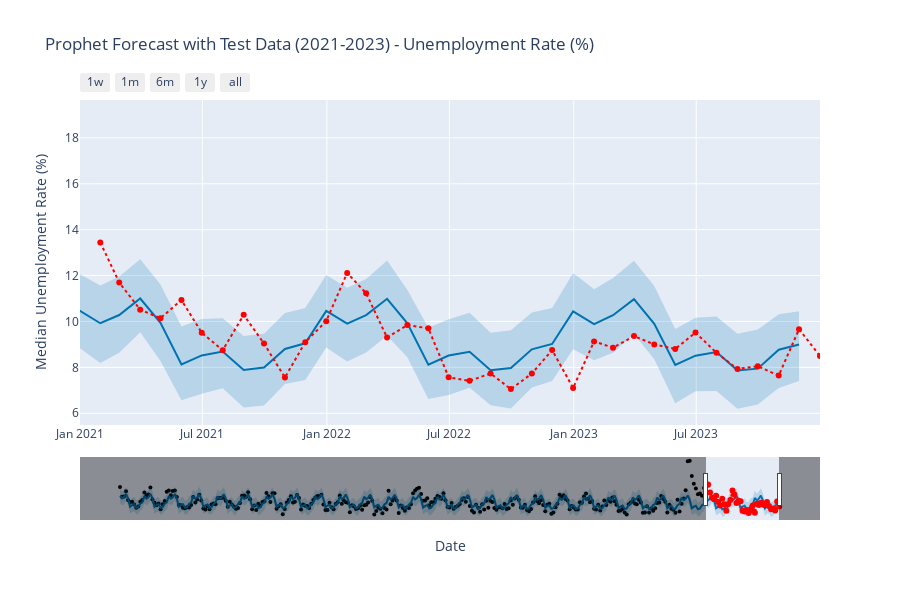

The code cell stored with this chart in its notebook:
### Code cell
# Generate plot
fig = plot_plotly(optimized_model, forecast)

# Add test data 
fig.add_trace(
    go.Scatter(
        x=test_data['ds'],  # x-axis (test data dates)
        y=test_data['y'],  # y-axis (actual values)
        mode='markers+lines',
        name='True Values (Test Data)',
        line=dict(color='red', dash='dot'),  
        marker=dict(color='red')
    )
)

# Adjust x-axis range (2021-2023)
fig.update_layout(
    xaxis=dict(
        range=['2021-01-01', '2023-12-31'],  # Set x-axis range
        title='Date',  # Add x-axis title
    ),
    yaxis=dict(
        title='Median Unemployment Rate (%)',  # Add y-axis title
    ),
    title='Prophet Forecast with Test Data (2021-2023) - Unemployment Rate (%)',  # Add plot title
)

# Show plot
fig.show()

### Figure 1 — Plotly figure (JSON) as saved in the notebook; plotly's stock layout.template omitted (floating-point values rounded to 4 significant figures; data arrays with more than 128 entries replaced by an {"elided": "..."} marker saying what was removed)
{"data": [{"marker": {"color": "black", "size": 4}, "mode": "markers", "name": "Actual", "type": "scatter", "x": {"elided": "288 str values"}, "y": {"elided": "288 float values"}}, {"hoverinfo": "skip", "line": {"width": 0}, "mode": "lines", "type": "scatter", "x": {"elided": "324 str values"}, "y": {"elided": "324 float values"}}, {"fill": "tonexty", "fillcolor": "rgba(0, 114, 178, 0.2)", "line": {"color": "#0072B2", "width": 2}, "mode": "lines", "name": "Predicted", "type": "scatter", "x": {"elided": "324 str values"}, "y": {"elided": "324 float values"}}, {"fill": "tonexty", "fillcolor": "rgba(0, 114, 178, 0.2)", "hoverinfo": "skip", "line": {"width": 0}, "mode": "lines", "type": "scatter", "x": {"elided": "324 str values"}, "y": {"elided": "324 float values"}}, {"line": {"color": "red", "dash": "dot"}, "marker": {"color": "red"}, "mode": "markers+lines", "name": "True Values (Test Data)", "type": "scatter", "x": ["2021-01-31T00:00:00", "2021-02-28T00:00:00", "2021-03-31T00:00:00", "2021-04-30T00:00:00", "2021-05-31T00:00:00", "2021-06-30T00:00:00", "2021-07-31T00:00:00", "2021-08-31T00:00:00", "2021-09-30T00:00:00", "2021-10-31T00:00:00", "2021-11-30T00:00:00", "2021-12-31T00:00:00", "2022-01-31T00:00:00", "2022-02-28T00:00:00", "2022-03-31T00:00:00", "2022-04-30T00:00:00", "2022-05-31T00:00:00", "2022-06-30T00:00:00", "2022-07-31T00:00:00", "2022-08-31T00:00:00", "2022-09-30T00:00:00", "2022-10-31T00:00:00", "2022-11-30T00:00:00", "2022-12-31T00:00:00", "2023-01-31T00:00:00", "2023-02-28T00:00:00", "2023-03-31T00:00:00", "2023-04-30T00:00:00", "2023-05-31T00:00:00", "2023-06-30T00:00:00", "2023-07-31T00:00:00", "2023-08-31T00:00:00", "2023-09-30T00:00:00", "2023-10-31T00:00:00", "2023-11-30T00:00:00", "2023-12-31T00:00:00"], "y": [13.45, 11.7, 10.51, 10.14, 10.93, 9.507, 8.747, 10.29, 9.038, 7.558, 9.1, 10.01, 12.11, 11.23, 9.3, 9.842, 9.702, 7.57, 7.414, 7.733, 7.054, 7.729, 8.753, 7.1, 9.132, 8.858, 9.364, 9, 8.804, 9.517, 8.633, 7.933, 8.049, 7.644, 9.662, 8.497]}], "layout": {"height": 600, "showlegend": false, "title": {"text": "Prophet Forecast with Test Data (2021-2023) - Unemployment Rate (%)"}, "width": 900, "xaxis": {"range": ["2021-01-01", "2023-12-31"], "rangeselector": {"buttons": [{"count": 7, "label": "1w", "step": "day", "stepmode": "backward"}, {"count": 1, "label": "1m", "step": "month", "stepmode": "backward"}, {"count": 6, "label": "6m", "step": "month", "stepmode": "backward"}, {"count": 1, "label": "1y", "step": "year", "stepmode": "backward"}, {"step": "all"}]}, "rangeslider": {"visible": true}, "title": {"text": "Date"}, "type": "date"}, "yaxis": {"title": {"text": "Median Unemployment Rate (%)"}}}}
